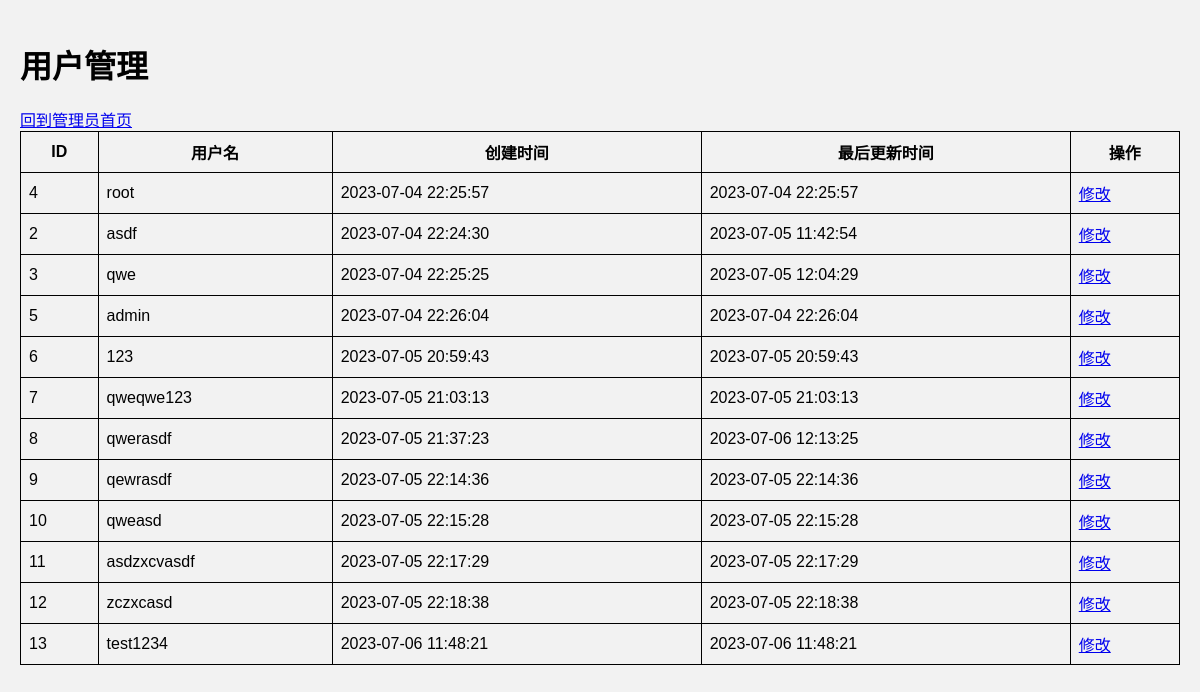
The app's page /usershow.php with its own data.
### tables this page shows
CREATE TABLE `users`  (
  `id` int(11) NOT NULL AUTO_INCREMENT,
  `username` varchar(255) NOT NULL,
  `password` varchar(255) NOT NULL,
  `created_at` timestamp NOT NULL DEFAULT CURRENT_TIMESTAMP,
  `updated_at` timestamp NOT NULL DEFAULT CURRENT_TIMESTAMP ON UPDATE CURRENT_TIMESTAMP,
  PRIMARY KEY (`id`) USING BTREE
);

### usershow.php (the view, shortened to what this page needs)
<!DOCTYPE html>
<html>
<head>
</head>
<body>
<h1>用户管理</h1>
<table>
    <a href="root.php">回到管理员首页</a>
    <tr>
        <th>ID</th>
        <th>用户名</th>
        <th>创建时间</th>
        <th>最后更新时间</th>
        <th>操作</th>
    </tr>
    <?php
    require 'link.php';
    $query = "SELECT id, username, created_at, updated_at FROM users";
    $result = mysqli_query($conn, $query);
    if ($result && mysqli_num_rows($result) > 0) {
        while ($row = mysqli_fetch_assoc($result)) {
            $userId = $row['id'];
            $username = $row['username'];
            $createdAt = $row['created_at'];
            $updatedAt = $row['updated_at'];
            ?>
            <tr>
                <td><?php echo $userId; ?></td>
                <td><?php echo $username; ?></td>
                <td><?php echo $createdAt; ?></td>
                <td><?php echo $updatedAt; ?></td>
                <td>
                    <a href="modify_user.php?id=<?php echo $userId; ?>">修改</a>
                </td>
            </tr>
            <?php
        }
    } else {
        ?>
        <tr>
            <td colspan="5">无用户信息</td>
        </tr>
        <?php
    }
    ?>
</table>
</body>
</html>

### usershow.php (style rules this page uses)
body { font-family: Arial, sans-serif; background-color: #f2f2f2; margin: 0; padding: 20px; }
h1 { margin-bottom: 20px; }
table { border-collapse: collapse; width: 100%; }
th, td { border: 1px solid black; padding: 8px; }

### records on screen
users: id "4", username "root", created_at "2023-07-04 22:25:57", updated_at "2023-07-04 22:25:57"
users: id "2", username "asdf", created_at "2023-07-04 22:24:30", updated_at "2023-07-05 11:42:54"
users: id "3", username "qwe", created_at "2023-07-04 22:25:25", updated_at "2023-07-05 12:04:29"
users: id "5", username "admin", created_at "2023-07-04 22:26:04", updated_at "2023-07-04 22:26:04"
users: id "6", username "123", created_at "2023-07-05 20:59:43", updated_at "2023-07-05 20:59:43"
users: id "7", username "qweqwe123", created_at "2023-07-05 21:03:13", updated_at "2023-07-05 21:03:13"
users: id "8", username "qwerasdf", created_at "2023-07-05 21:37:23", updated_at "2023-07-06 12:13:25"
users: id "9", username "qewrasdf", created_at "2023-07-05 22:14:36", updated_at "2023-07-05 22:14:36"
users: id "10", username "qweasd", created_at "2023-07-05 22:15:28", updated_at "2023-07-05 22:15:28"
users: id "11", username "asdzxcvasdf", created_at "2023-07-05 22:17:29", updated_at "2023-07-05 22:17:29"
users: id "12", username "zczxcasd", created_at "2023-07-05 22:18:38", updated_at "2023-07-05 22:18:38"
users: id "13", username "test1234", created_at "2023-07-06 11:48:21", updated_at "2023-07-06 11:48:21"
